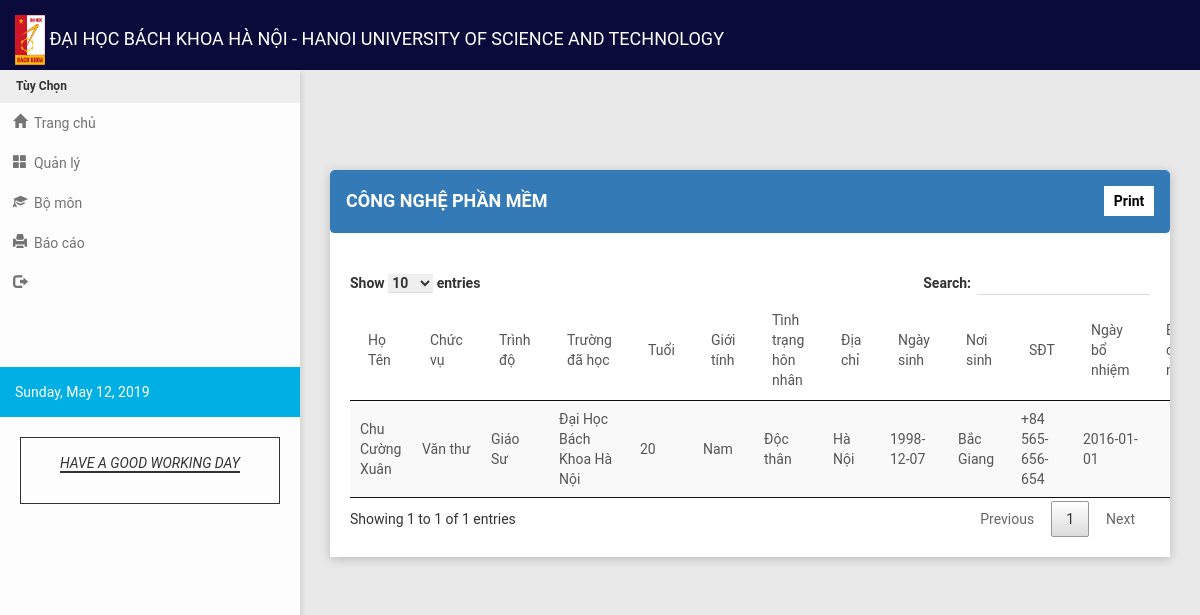
Screenshot of /talisay_campus.php with the database file from the repository.
### tables this page shows
CREATE TABLE `tbl_personnel` (
  `per_id` int(6) NOT NULL,
  `per_firstname` varchar(20) NOT NULL,
  `per_middlename` varchar(20) NOT NULL,
  `per_lastname` varchar(20) NOT NULL,
  `pos_id` int(3) NOT NULL,
  `per_gender` varchar(20) NOT NULL,
  `per_status` varchar(20) NOT NULL,
  `per_address` varchar(150) NOT NULL,
  `per_date_of_birth` date NOT NULL,
  `per_place_of_birth` varchar(150) NOT NULL,
  `per_date_of_original_appointment` date NOT NULL,
  `per_campus` varchar(50) NOT NULL,
  `per_employee_status` varchar(50) NOT NULL,
  `dept_id` int(5) NOT NULL,
  `per_contact_no` varchar(20) NOT NULL,
  `rank_id` int(3) NOT NULL,
  `bs_name` varchar(50) NOT NULL,
  `bs_year` year(4) NOT NULL,
  `bs_school` varchar(50) NOT NULL,
  `ms_name` varchar(50) NOT NULL,
  `ms_with_unit` varchar(50) NOT NULL,
  `ms_year` year(4) NOT NULL,
  `ms_school` varchar(50) NOT NULL,
  `dr_name` varchar(50) NOT NULL,
  `dr_year` year(4) NOT NULL,
  `dr_with_unit` varchar(50) NOT NULL,
  `dr_school` varchar(50) NOT NULL,
  `other_degree` varchar(50) NOT NULL,
  `other_year` year(4) NOT NULL,
  `other_school` varchar(50) NOT NULL,
  `per_image` varchar(1000) NOT NULL,
  `date_modified` date NOT NULL,
  `gass_id` int(11) NOT NULL
);

CREATE TABLE `tbl_gass_rank` (
  `gass_id` int(3) NOT NULL,
  `gass_name` varchar(50) NOT NULL
);

CREATE TABLE `tbl_academic_rank` (
  `rank_id` int(3) NOT NULL,
  `rank_name` varchar(50) NOT NULL
);

CREATE TABLE `tbl_department` (
  `dept_id` int(3) NOT NULL,
  `dept_name` varchar(75) NOT NULL
);

### talisay_campus.php (the view, shortened to what this page needs)
<?php
include("header.php");
?>
 <section class="content">
        <div class="container-fluid">
            <div class="row clearfix">
                <div class="col-lg-12 col-md-12 col-sm-12 col-xs-12">
                    <div class="card">
                        <div class = "panel panel-primary">
                            <div class = "panel-heading">
                                <h4>CÔNG NGHỆ PHẦN MỀM</h4>
                                <a href="print_talisay_campus.php">
                                    <input type="button" value="Print" class="print">
                                </a>
                            </div>
                        </div>
                        <div id="print">
                            <div class = "scroll">
                            <div class="body">
                                <table id = "example" class = "stripe" cellspacing = "0" >
                                <thead>
                                    <tr>
                                        <td>Họ Tên</td>
                                        <td>Chức vụ</td>
                                        <td>Trình độ</td>
                                        <td>Trường đã học</td>
                                        <td>Tuổi</td>
                                        <td>Giới tính</td>
                                        <td>Tình trạng hôn nhân</td>
                                        <td>Địa chỉ</td>
                                        <td>Ngày sinh</td>
                                        <td>Nơi sinh</td>
                                        <td>SĐT</td>
                                        <td>Ngày bổ nhiệm</td>
                                        <td>Bằng cử nhân</td>
                                    </tr>
                                </thead>
                                <tbody>
                                <tr>
                                  <?php
                                    include('connect.php');
                                    $display = $con->prepare("SELECT * FROM tbl_personnel LEFT JOIN tbl_gass_rank ON tbl_personnel.gass_id = tbl_gass_rank.gass_id LEFT JOIN tbl_academic_rank ON tbl_personnel.rank_id = tbl_academic_rank.rank_id LEFT JOIN tbl_department ON tbl_personnel.dept_id=tbl_department.dept_id WHERE per_campus = 'Công nghệ phần mềm' ORDER BY per_id ASC");
                                    $display->execute();
                                    $fetch = $display->fetchAll();
                                      foreach($fetch as $key => $row) {
                                        $bday = $row["per_date_of_birth"];
                                        $date = new DateTime($bday);
                                        $now = new DateTime();
                                        $difference = $date->diff($now)->format('%y');
                                  ?>
                                  <td><?php echo $row['per_lastname']." ".$row['per_firstname']." ".$row['per_middlename']; ?></td>
                                  <td values="<?php echo $row['gass_id'];?>"><?php echo $row['gass_name']; ?></td>
                                  <td values="<?php echo $row['rank_id'];?>"><?php echo $row['rank_name']; ?></td>
                                  <td values="<?php echo $row['dept_id'];?>"><?php echo $row['dept_name']; ?></td>
                                  <td><?php echo $difference;?></td>
                                  <td><?php echo $row['per_gender']; ?></td>
                                  <td><?php echo $row['per_status']; ?></td>
                                  <td><?php echo $row['per_address']; ?></td>
                                  <td><?php echo $row['per_date_of_birth']; ?></td>
                                  <td><?php echo $row['per_place_of_birth']; ?></td>
                                  <td><?php echo $row['per_contact_no']; ?></td>
                                  <td><?php echo $row['per_date_of_original_appointment']; ?></td>
                                  <td><?php echo $row['bs_name']; ?></td>
                                </tr>
                                     <?php
                                     } ?>
                                </tbody>
                            </table>
                        </div>
                      </div>
                    </div>
                </div>
             </div>
         </div>
    </div>
</section>
<?php
include("script.php");
?>

### css/style1.css (style rules this page uses)
a .print { float:right; margin-top: -35px; background-color: #fff; padding: 5px; color: #000; border: none; width: 50px; font-weight: bold; }

### assets/css/style.css (style rules this page uses)
.print { float: right; border: 1px solid #4caf50; padding: 2px 10px 2px 10px; text-decoration: none; color: #000; background-color: #f44336; }
.scroll { overflow-x: scroll; }

### rows the page displays
tbl_personnel: per_lastname "Chu", per_firstname "Cường", per_middlename "Xuân", gass.gass_name "Văn thư", rank.rank_name "Giáo Sư", dept.dept_name "Đại Học Bách Khoa Hà Nội", per_gender "Nam", per_status "Độc thân", per_address "Hà Nội", per_date_of_birth "1998-12-07", per_place_of_birth "Bắc Giang", per_contact_no "+84 565-656-654", per_date_of_original_appointment "2016-01-01"
